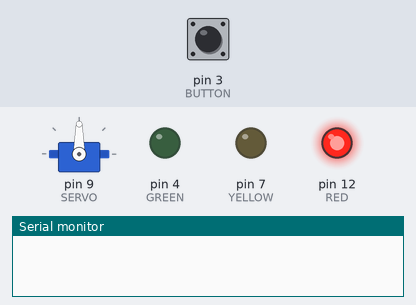
A sketch run on a simulated Arduino Uno, built with avr-gcc and run on an emulated ATmega328P. Shown: servo, output pins drawn as LEDs (lit = HIGH), the last lines printed to the serial monitor. The inputs (shaded band) are chosen by the test bench; at power-on: pin 3 (BUTTON) HIGH.

Above: at 1.2 s.
1.3 s: pin 3 (BUTTON) pulled LOW for 1 s
At 3.2 s:
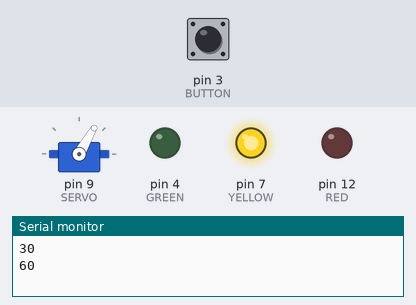
3.8 s: pin 3 (BUTTON) pulled LOW for 0.15 s
At 5.1 s:
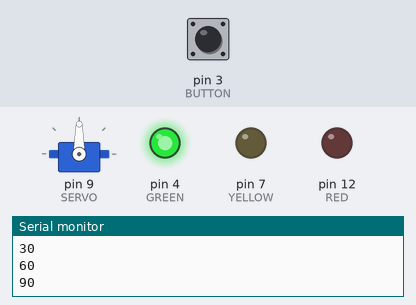
5.8 s: pin 3 (BUTTON) pulled LOW for 0.15 s
At 6.6 s:
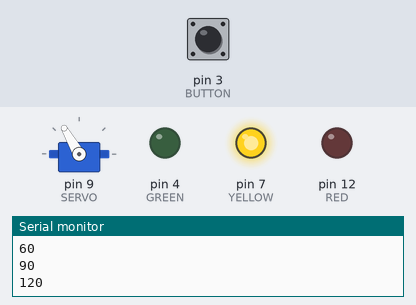
7.8 s: pin 3 (BUTTON) pulled LOW for 3.2 s
At 11.3 s:
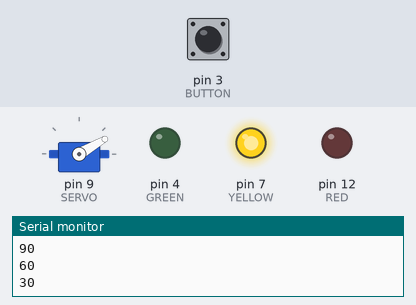
12.5 s: pin 3 (BUTTON) pulled LOW for 0.15 s
At 14.1 s:
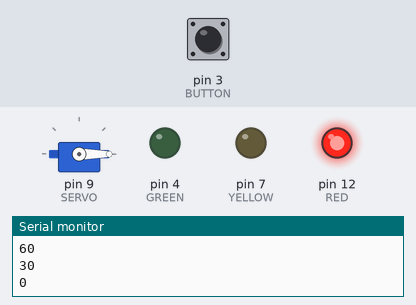
Timing chart, 0 to 15.5 s (numbered marks = the images above; inputs shaded):
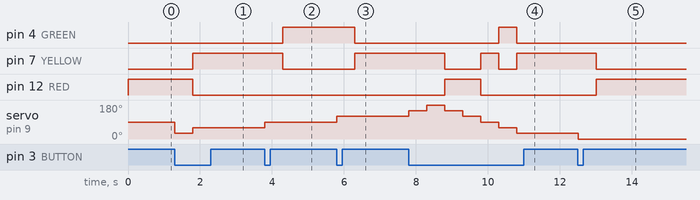

Measured:
- after the input at 1.3 s, pin 7 (YELLOW): LOW → HIGH after 0.50 s; pin 12 (RED): HIGH → LOW after 0.50 s; servo on pin 9 (SERVO): 90° → 30° at once, → 60° 0.50 s later
- after the input at 3.8 s, pin 4 (GREEN): LOW → HIGH after 0.50 s; pin 7 (YELLOW): HIGH → LOW after 0.50 s; servo on pin 9 (SERVO): 60° → 90° at once
- after the input at 5.8 s, pin 4 (GREEN): HIGH → LOW after 0.50 s; pin 7 (YELLOW): LOW → HIGH after 0.50 s; servo on pin 9 (SERVO): 90° → 120° at once
- after the input at 7.8 s, pin 4 (GREEN): LOW → HIGH after 2.5 s, → LOW 0.50 s later; pin 7 (YELLOW): HIGH → LOW after 1.0 s, → HIGH 1.0 s later, → LOW 0.50 s later, → HIGH 0.50 s later; pin 12 (RED): LOW → HIGH after 1.0 s, → LOW 1.0 s later; servo on pin 9 (SERVO): rises from 120° to 180° in 0.50 s, then falls to 30° in 2.5 s
- after the input at 12.5 s, pin 7 (YELLOW): HIGH → LOW after 0.50 s; pin 12 (RED): LOW → HIGH after 0.50 s; servo on pin 9 (SERVO): 30° → 0° at once

The sketch:

test_servo_button.ino
```cpp
#include <Servo.h>

#define RED 12
#define YELLOW 7
#define GREEN 4
#define BUTTON 3
#define SERVO 9

Servo myservo;
int pos = 0;
int buttonState  = 0;
int direction = 1;

void setup() {
  pinMode(RED, OUTPUT);
  pinMode(YELLOW, OUTPUT);
  pinMode(GREEN, OUTPUT);
  pinMode(BUTTON, INPUT);
  myservo.attach(SERVO);
  Serial.begin(9600);
}

void loop() {
  buttonState = digitalRead(BUTTON);

  if(buttonState == 0)
  {
    if(pos >= 180) {
      direction = -1;
    }
    else if(pos <=0)
    {
      direction = 1;
    }
    pos+=30*direction;
    myservo.write(pos);
    Serial.println(pos);
    delay(500);
  }

  if(((pos >= 0) && (pos < 30)) || ((pos > 150) && (pos <= 180))){
    digitalWrite(RED, HIGH);
    digitalWrite(YELLOW, LOW);
    digitalWrite(GREEN, LOW);
  }
  if(((pos >= 30) && (pos < 70)) || ((pos >= 110) && (pos < 150))){
    digitalWrite(RED, LOW);
    digitalWrite(YELLOW, HIGH);
    digitalWrite(GREEN, LOW);
  }
  if ((pos >= 70) && (pos < 110)) {
    digitalWrite(RED, LOW);
    digitalWrite(YELLOW, LOW);
    digitalWrite(GREEN, HIGH);
  }
}
```
